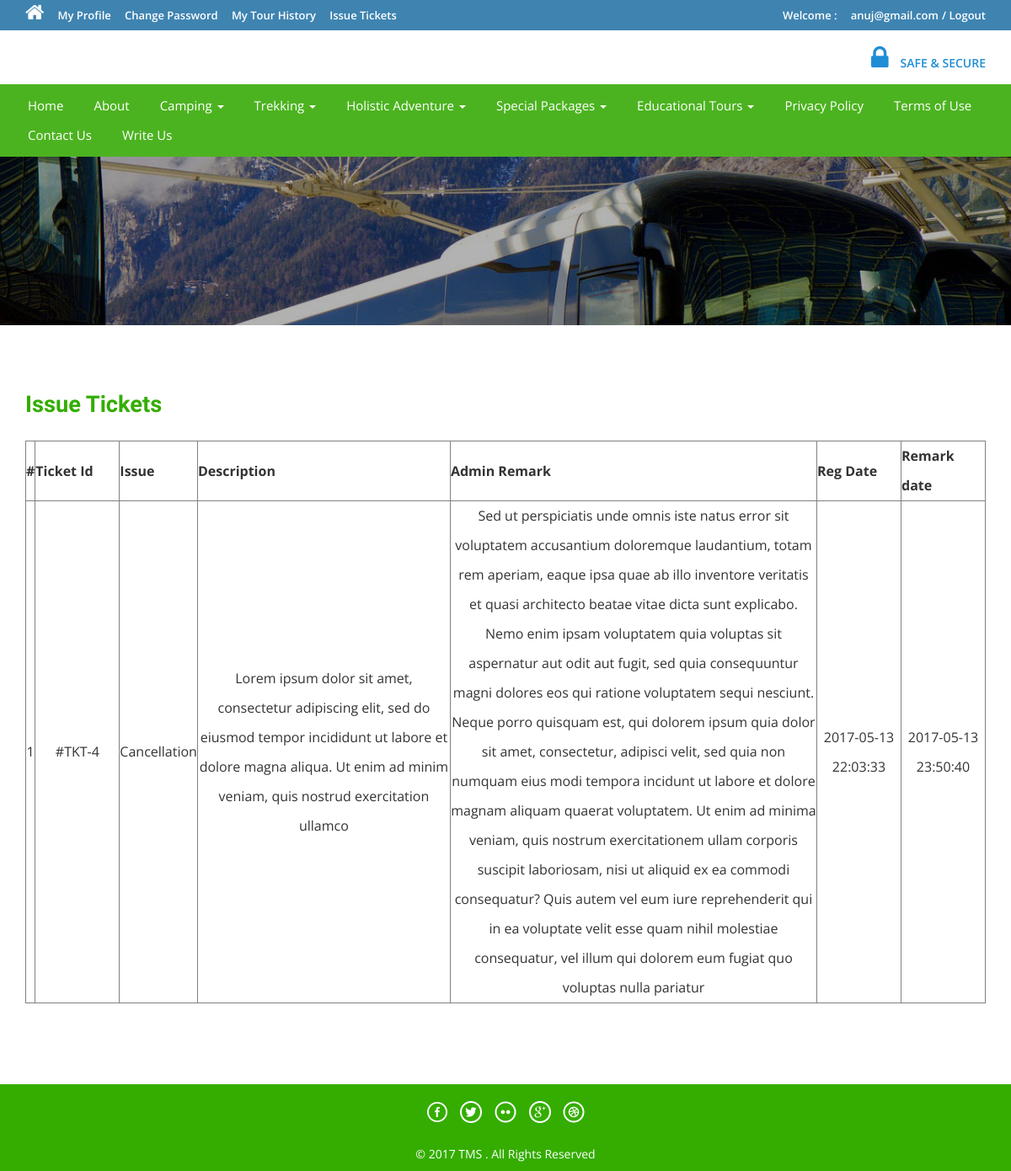
The page /issuetickets.php (signed in) on the database its author committed.
### tables this page shows
CREATE TABLE `tblcategories` (
  `id` int(11) NOT NULL,
  `parent_id` int(11) NOT NULL,
  `name` varchar(255) NOT NULL
);

CREATE TABLE `tblissues` (
  `id` int(11) NOT NULL,
  `UserEmail` varchar(100) NOT NULL,
  `Issue` varchar(100) NOT NULL,
  `Description` mediumtext NOT NULL,
  `PostingDate` timestamp NOT NULL DEFAULT CURRENT_TIMESTAMP,
  `AdminRemark` mediumtext,
  `AdminremarkDate` timestamp NULL DEFAULT '0000-00-00 00:00:00' ON UPDATE CURRENT_TIMESTAMP
);

### includes/config.php (called while the page is built, shortened)
<?php
function fetchResult($result){
	$returnResult = array();
	while($row = $result->fetch_assoc())
      {
        $returnResult[] = $row;
      }
      return $returnResult;
}
?>

### issuetickets.php (the view, shortened to what this page needs)
<?php
include('includes/config.php');
if(strlen($_SESSION['login'])==0)
	{
header('location:index.php');
}
else{
?>
<!DOCTYPE HTML>
<html>
<head>
<link href="css/bootstrap.css" rel='stylesheet' type='text/css' />
<link href="css/style.css" rel='stylesheet' type='text/css' />
<link href="css/font-awesome.css" rel="stylesheet">
<link href="css/animate.css" rel="stylesheet" type="text/css" media="all">
</head>
<body>
<div class="top-header">
<?php include('includes/header.php');?>
<div class="banner-1 ">
</div>
<div class="privacy">
	<div class="container">
		<h3 class="wow fadeInDown animated animated" data-wow-delay=".5s" style="visibility: visible; animation-delay: 0.5s; animation-name: fadeInDown;">Issue Tickets</h3>
		<form name="chngpwd" method="post" onSubmit="return valid();">
	<p>
	<table border="1" width="100%">
<tr align="center">
<th>#</th>
<th>Ticket Id</th>
<th>Issue</th>
<th>Description</th>
<th>Admin Remark</th>
<th>Reg Date</th>
<th>Remark date</th>
</tr>
<?php
$uemail=$_SESSION['login'];;
$sql = "SELECT * from tblissues where UserEmail='$uemail'";
$query = $mysqli->query($sql);
$results=fetchResult($query);
$cnt=1;
if(count($results) > 0)
{
foreach($results as $result)
{	?>
<tr align="center">
<td ><?php echo htmlentities($cnt);?></td>
<td width="100">#TKT-<?php echo htmlentities($result["id"]);?></td>
<td><?php echo htmlentities($result["Issue"]);?></td>
<td width="300"><?php echo htmlentities($result["Description"]);?></td>
<td><?php echo htmlentities($result["AdminRemark"]);?></td>
<td width="100"><?php echo htmlentities($result["PostingDate"]);?></td>
<td width="100"><?php echo htmlentities($result["AdminremarkDate"]);?></td>
</tr>
<?php $cnt=$cnt+1; }} ?>
	</table>
			</p>
			</form>
	</div>
</div>
<?php include('includes/footer.php');?>
</body>
</html>
<?php }
?>

### includes/header.php (shortened to what this page needs)
<?php
$query = $mysqli->query("select * from tblcategories where parent_id = 0");
$result_categories = fetchResult($query);
 if(ISSET($_SESSION['login']))
{?>
<div class="top-header">
	<div class="container">
		<ul class="tp-hd-lft wow fadeInLeft animated" data-wow-delay=".5s">
			<li class="hm"><a href="index.html"><i class="fa fa-home"></i></a></li>
			<li class="prnt"><a href="profile.php">My Profile</a></li>
				<li class="prnt"><a href="change-password.php">Change Password</a></li>
			<li class="prnt"><a href="tour-history.php">My Tour History</a></li>
			<li class="prnt"><a href="issuetickets.php">Issue Tickets</a></li>
		</ul>
		<ul class="tp-hd-rgt wow fadeInRight animated" data-wow-delay=".5s">
			<li class="tol">Welcome :</li>
			<li class="sig"><?php echo htmlentities($_SESSION['login']);?></li>
			<li class="sigi"><a href="logout.php" >/ Logout</a></li>
        </ul>
		<div class="clearfix"></div>
	</div>
</div><?php }?>
<div class="header">
	<div class="container">
		<div class="lock fadeInDown animated" data-wow-delay=".5s">
			<li><i class="fa fa-lock"></i></li>
            <li><div class="securetxt">SAFE &amp; SECURE </div></li>
		</div>
		<div class="clearfix"></div>
	</div>
</div>
<div class="footer-btm wow fadeInLeft animated" data-wow-delay=".5s">
	<div class="container nav-container" style="width:100%;">
	<div class="navigation">
			<nav class="navbar navbar-default">
				<div class="collapse navbar-collapse nav-wil" id="bs-example-navbar-collapse-1">
					<nav class="cl-effect-1">
						<ul class="nav navbar-nav">
							<li><a href="index.php">Home</a></li>
							<li><a href="page.php?type=aboutus">About</a></li>
								<?php foreach($result_categories as $result){ ?>
								<li class="dropdown">
									<a class="dropdown-toggle" data-toggle="dropdown" href="#"><?= $result["name"] ?>
							        <span class="caret"></span></a>
								</li>
								<?php } ?>
								<li><a href="page.php?type=privacy">Privacy Policy</a></li>
								<li><a href="page.php?type=terms">Terms of Use</a></li>
								<li><a href="page.php?type=contact">Contact Us</a></li>
								<?php if(ISSET($_SESSION['login']))
{?>
								<li><a href="#" data-toggle="modal" data-target="#myModal3">Write Us</a>  </li>
								<?php } else { ?>
								<li><a href="enquiry.php"> Enquiry </a>  </li>
								<?php } ?>
								<div class="clearfix"></div>
						</ul>
					</nav>
				</div>
			</nav>
		</div>
	</div>
</div>

### css/style.css (style rules this page uses)
html, body { font-size: 100%; background: #fff; font-family: 'Open Sans', sans-serif; }
body a,.grid_1,plan_1,plan_1.one,plan_1.two,i.icon1, i.icon2, i.icon3, i.icon4, i.icon5, i.icon6 { transition:0.5s all; -webkit-transition:0.5s all; -moz-transition:0.5s all; -o-transition:0.5s all; -ms-transition:0.5s all; }
h1,h2,h3,h4,h5,h6 { margin:0; font-family: 'Roboto Condensed', sans-serif; }
p { margin:0; }
ul { margin:0; padding:0; }
i.fa.fa-home { font-size: 24px; }
.top-header { background-color: #3F84B1; border-bottom: 0 none; height: 36px; line-height: 35px; }
ul.tp-hd-lft { float: left; }
ul.tp-hd-lft li { display: inline-block; }
li.hm,li.prnt { margin-right: 12px; }
ul.tp-hd-lft a { font-size: 13px; font-weight: 600; color:#fff; }
ul.tp-hd-rgt { float:right; }
ul.tp-hd-rgt li { display: inline-block; font-size: 13px; font-weight: 600; color:#fff; }
ul.tp-hd-rgt a { font-size: 13px; font-weight: 600; color:#fff; }
li.ned,li.wrt,li.tol { margin-right: 12px; }
.header { background-color: #fff; margin: 0; padding: 10px 0 8px; }
.lock { float: right; margin-top: 7px; }
.securetxt { color: #1f8dd6; line-height: 18px; margin-top: 0px; font-size: 14px; font-weight:600; }
.lock li { display: inline-block; }
i.fa.fa-lock { color:#1f8dd6; font-size: 2em; padding-right: 10px; }
.footer-btm li { display: inline-block; margin: 0 10px; font-size: 14px; color: #fff; }
.footer-btm li a { font-size: 15px; color: #fff; display: inline-block; padding: 5px 8px; }
.footer-btm { background:#4CB320; padding: 0.5em 0; text-align:center; }
.banner-1 { background: url(../images/3.jpg)no-repeat; background-size: cover; -webkit-background-size: cover; -o-background-size: cover; -ms-background-size: cover; -moz-background-size: cover; min-height:200px; }
.privacy h3 { color: #34AD00; font-size: 1.7em; font-weight: 700; margin-bottom: 1em; }
.privacy { padding: 5em 0; }
.privacy p { font-size: 1em; line-height: 1.8em; color: #999; margin: 1em 0; }
.navbar-default { background-color: #4CB320 !important; border-color: #4CB320 !important; }
.navbar { min-height: 0px !important; margin-bottom:0px !important; border-radius:0px !important; border: none !important; }
ul.nav.navbar-nav li a { font-size: 15px ; color: #fff; display: inline-block; padding: 5px 8px; }
.navbar-collapse { padding-right: 0px !important; padding-left: 0px !important; }

### rows shown on the page
tblcategories: name "Camping"
tblcategories: name "Trekking"
tblcategories: name "Holistic Adventure"
tblcategories: name "Special Packages"
tblcategories: name "Educational Tours"
tblissues: id "4", Issue "Cancellation", Description "Lorem ipsum dolor sit amet, consectetur adipiscing elit, sed do eiusmod tempor incididunt ut labore et dolore magna aliqua. Ut enim ad minim veniam, quis nostrud exercitation ullamco", AdminRemark "Sed ut perspiciatis unde omnis iste natus error sit voluptatem accusantium doloremque laudantium, totam rem aperiam, eaque ipsa quae ab illo inventore veritatis et quasi architecto beatae vitae dicta sunt explicabo. Nemo enim ipsam voluptatem quia voluptas sit aspernatur aut odit aut fugit, sed quia consequuntur magni dolores eos qui ratione voluptatem sequi nesciunt. Neque porro quisquam est, qui dolorem ipsum quia dolor sit amet, consectetur, adipisci velit, sed quia non numquam eius modi tempora incidunt ut labore et dolore magnam aliquam quaerat voluptatem. Ut enim ad minima veniam, quis nostrum exercitationem ullam corporis suscipit laboriosam, nisi ut aliquid ex ea commodi…", PostingDate "2017-05-13 22:03:33", AdminremarkDate "2017-05-13 23:50:40"

### other values the page prints
$_SESSION['login'] "anuj@gmail.com"
